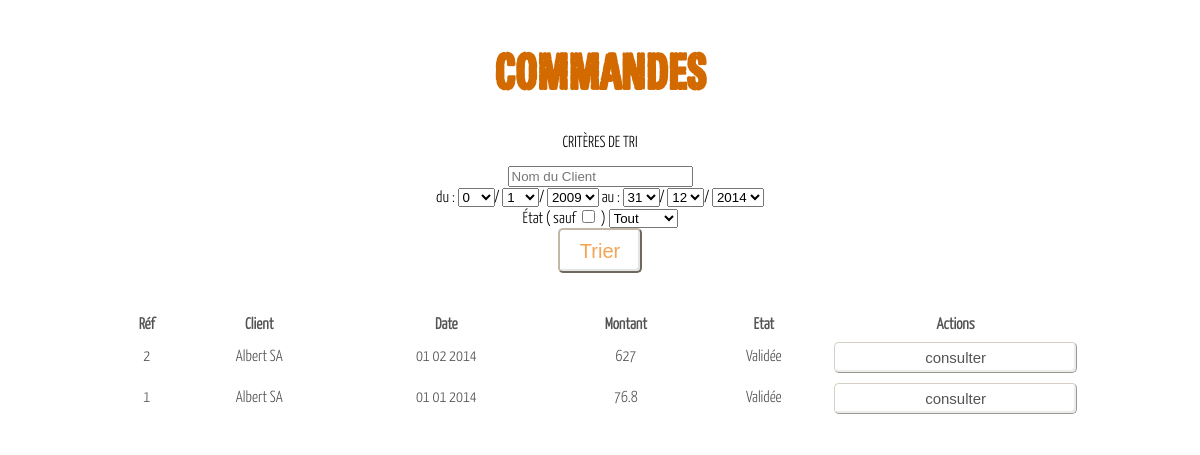
The app's page /Admin/panneauCommandes.php with its own data.
### tables this page shows
CREATE TABLE `Commandes` (
  `refCom` int(11) NOT NULL AUTO_INCREMENT,
  `refClient` int(11) DEFAULT NULL,
  `dateCom` date NOT NULL,
  `valide` tinyint(1) DEFAULT NULL,
  `note` text,
  PRIMARY KEY (`refCom`)
);

CREATE TABLE `Clients` (
  `refClient` int(11) NOT NULL AUTO_INCREMENT,
  `nomClient` text NOT NULL,
  `categ` text NOT NULL,
  `passClient` text NOT NULL,
  `adresse` text,
  `codePost` text,
  `ville` text,
  `pays` text,
  `telClient` text,
  `mailClient` text,
  `tvaIntracom` text,
  `correspondant` text,
  `remise` int(11) NOT NULL,
  `seuil` int(11) DEFAULT NULL,
  `valide` tinyint(1) DEFAULT NULL,
  PRIMARY KEY (`refClient`)
);

### ClassPHP/cone.class.php (called while the page is built)
<?php
class con {
  function _demander($requete, $args) {
    $n = "root";
    $p = "nono/44+";
    try {
      $bdd = new PDO('mysql:host=localhost;dbname=easyOrder', $n, $p);
      $resultat=$bdd->prepare($requete);
      $resultat->execute($args);
      $retour = array();
      while ($ligne=$resultat->fetch() ) {
	array_push($retour, $ligne);
      }
      if (isset($retour)) return $retour;
    } catch (PDOException $e) {
      echo "Erreur : ".$e->getMessage();
      return 0;
    }
    return 0;
  }
}
?>

### Admin/panneauCommandes.php (the view, shortened to what this page needs)
<?php
if ( isset($_POST['duAn'] ) ) {
  $tri[0] = $_POST['client'];
  $tri[1] = $_POST['duAn'].'-'.$_POST['duMois'].'-'.$_POST['duJour'];
  $tri[2] = $_POST['auAn'].'-'.$_POST['auMois'].'-'.$_POST['auJour'];
  $tri[3] = $_POST['sauf'];
  $tri[4] = $_POST['etat'];
} else {
  $tri[0] = '';
  $tri[1] = (date("Y")-5).'-1-0';
  $tri[2] = date("Y").'-12-31';
  $tri[3] = '';
  $tri[4] = '9';
}
require "../ClassPHP/cone.class.php";
$con = new con();
?>
<!DOCTYPE html>
<html>
<head>
<link rel="stylesheet" type="text/css" href="../CSS/style.css" >
</head>
<body>
<br />
<h1>COMMANDES</h1>
<div class="tri" >
<p>CRITÈRES DE TRI</p>
<form id="tri" method="post" action="" >
  <input name="client" type="text" placeholder="Nom du Client"
         value="<?php echo $tri[0]; ?>" />
<br />
  du :
  <select name="duJour">
  <?php for ($i=0; $i<=31; $i++) {
          if ( $i === $_POST['duJour'] ) echo "<option selected>$i</option>";
          else echo "<option>$i</option>";
        }?>
  </select>/
  <select name="duMois">
  <?php for ($i=1; $i<=12; $i++) {
          if ( $i == $_POST['duMois'] ) echo "<option selected>$i</option>";
          else echo "<option>$i</option>";
        }?>
  </select>/
  <select name="duAn">
  <?php for ($i=date("Y")-5; $i<date("Y"); $i++) {
          if ( $i == $_POST['duAn'] ) echo "<option selected>$i</option>";
          else echo "<option>$i</option>";
        }?>
  </select>
  au :
  <select name="auJour">
  <?php for ($i=31; $i>=0; $i--) {
          if ( $i === $_POST['auJour'] ) echo "<option selected>$i</option>";
          else echo "<option>$i</option>";
        }?>
  </select>/
  <select name="auMois">
  <?php for ($i=12; $i>=1; $i--) {
          if ( $i == $_POST['auMois'] ) echo "<option selected>$i</option>";
          else echo "<option>$i</option>";
        }?>
  </select>/
  <select name="auAn">
  <?php for ($i=date("Y"); $i>date("Y")-5; $i--) {
          if ( $i == $_POST['auAn'] ) echo "<option selected>$i</option>";
          else echo "<option>$i</option>";
        }?>
  </select>
<br />
  État ( sauf <input type="checkbox" name="sauf"
<?php if ($tri[3] == 'on') echo 'checked="checked" '; ?> /> )
  <select name="etat" >
    <option value="9" >Tout</option>
  </select>
<br />
  <input class="bigbutton" type="submit" name="trier" value="Trier" />
</form>
</div>
<br />
<div class="largeblock" >
<table >
  <tr>
    <th>Réf</th>
    <th>Client</th>
    <th>Date</th>
    <th>Montant</th>
    <th>Etat</th>
    <th>Actions</th>
  </tr>
<?php
$req  = 'SELECT Commandes.refCom ref, nomClient client, ';
$req .= 'date_format(dateCom, "%d %m %Y") date, ';
$req .= 'sum(quantite*puRemise) montant, Commandes.valide ';
$req .= 'FROM Commandes, Clients, Lignesco ';
$req .= 'WHERE ';
$req .= 'Commandes.refCom = Lignesco.refCom AND ';
$req .= 'Commandes.refClient = Clients.refClient AND ';
$req .= 'nomClient like "%'.$tri[0].'%" ';
$req .= 'AND dateCom between :du and :au ';
$req .= 'GROUP BY Commandes.refCom ';
$req .= 'ORDER BY Commandes.refCom DESC';
$arg  = array('du' => $tri[1], 'au' => $tri[2]);
$resultat  = $con->_demander($req, $arg);
foreach ($resultat as $donnees) {
  echo '<tr>';
  echo '<td>'.$donnees['ref'].'</td>';
  echo '<td>'.$donnees['client'].'</td>';
  echo '<td>'.$donnees['date'].'</td>';
  echo '<td>'.($donnees['montant']/100.0).'</td>';
  echo '<td>';
  switch($donnees['valide']) {
  case 1: echo 'Validée'; break;
  }
    echo '</td>';
  echo '<form method="post" action="../Commun/consulterCommandes.php" >';
  echo '<td>';
  echo '<input class="consult smallbutton" type="submit" name="submit" value="consulter"';
  echo '</td>';
  echo '</form>';
  echo '</tr>';
}
?>
</table>
</div>
</body>
</html>

### CSS/style.css (style rules this page uses)
body { margin: 0 0 0 0; font-family: "standard"; }
h1 { text-align: center; color: #d26a00; font-size: 50px; font-family: "titre"; }
.largeblock { opacity:0.67; background-color: white; width: 970px; margin-left: auto; margin-right: auto; padding-top: 20px; text-align: center; padding-bottom: 10px; margin-bottom: 100px; }
.largeblock table { width: 100%; }
.largeblock input { width: 96%; }
.bigbutton { background-color: white; font-size :20px; height: 45px; color: #f4a453; padding: 10px 20px; border-color: #c2b8a6; box-shadow: -2px -2px 1px #e2e3e3 inset; border-radius: 5px; text-align: center; }
.tri { width: 50%; text-align: center; margin: 0 auto; }
.smallbutton { background-color: white; border-color: #C2B8A6; border-width: 1px; box-shadow: -2px -2px 1px #E2E3E3 inset; border-radius: 5px; padding: 6px; font-size: 15px; margin-top: 6px; }

### records on screen
commandes: refCom "2", clients.nomClient "Albert SA", date "01 02 2014", montant "627", valide "Validée"
commandes: refCom "1", clients.nomClient "Albert SA", date "01 01 2014", montant "76.8", valide "Validée"

### other values on screen
form field duJour "0"
form field duMois "1"
form field duAn "2009"
form field auJour "31"
form field auMois "12"
form field auAn "2014"
